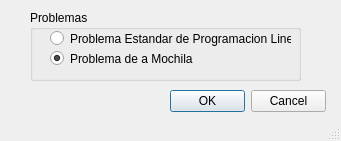
<?xml version="1.0" encoding="UTF-8"?>
<ui version="4.0">
 <class>MainWindow</class>
 <widget class="QMainWindow" name="MainWindow">
  <property name="geometry">
   <rect>
    <x>0</x>
    <y>0</y>
    <width>341</width>
    <height>141</height>
   </rect>
  </property>
  <property name="windowTitle">
   <string>Herramienta de Optimizacion</string>
  </property>
  <widget class="QWidget" name="centralwidget">
   <widget class="QDialogButtonBox" name="buttonBox">
    <property name="geometry">
     <rect>
      <x>170</x>
      <y>90</y>
      <width>156</width>
      <height>23</height>
     </rect>
    </property>
    <property name="standardButtons">
     <set>QDialogButtonBox::Cancel|QDialogButtonBox::Ok</set>
    </property>
   </widget>
   <widget class="QGroupBox" name="groupBox">
    <property name="geometry">
     <rect>
      <x>30</x>
      <y>10</y>
      <width>271</width>
      <height>71</height>
     </rect>
    </property>
    <property name="title">
     <string>Problemas</string>
    </property>
    <widget class="QRadioButton" name="radioButton">
     <property name="geometry">
      <rect>
       <x>20</x>
       <y>20</y>
       <width>241</width>
       <height>17</height>
      </rect>
     </property>
     <property name="text">
      <string>Problema Estandar de Programacion Lineal</string>
     </property>
    </widget>
    <widget class="QRadioButton" name="radioButton_2">
     <property name="geometry">
      <rect>
       <x>20</x>
       <y>40</y>
       <width>191</width>
       <height>17</height>
      </rect>
     </property>
     <property name="text">
      <string>Problema de a Mochila</string>
     </property>
     <property name="checked">
      <bool>true</bool>
     </property>
    </widget>
    <widget class="QLabel" name="label">
     <property name="geometry">
      <rect>
       <x>180</x>
       <y>50</y>
       <width>46</width>
       <height>13</height>
      </rect>
     </property>
     <property name="text">
      <string/>
     </property>
    </widget>
   </widget>
   <zorder>groupBox</zorder>
   <zorder>buttonBox</zorder>
  </widget>
  <widget class="QMenuBar" name="menubar">
   <property name="geometry">
    <rect>
     <x>0</x>
     <y>0</y>
     <width>341</width>
     <height>21</height>
    </rect>
   </property>
  </widget>
  <widget class="QStatusBar" name="statusbar"/>
 </widget>
 <resources/>
 <connections/>
</ui>
